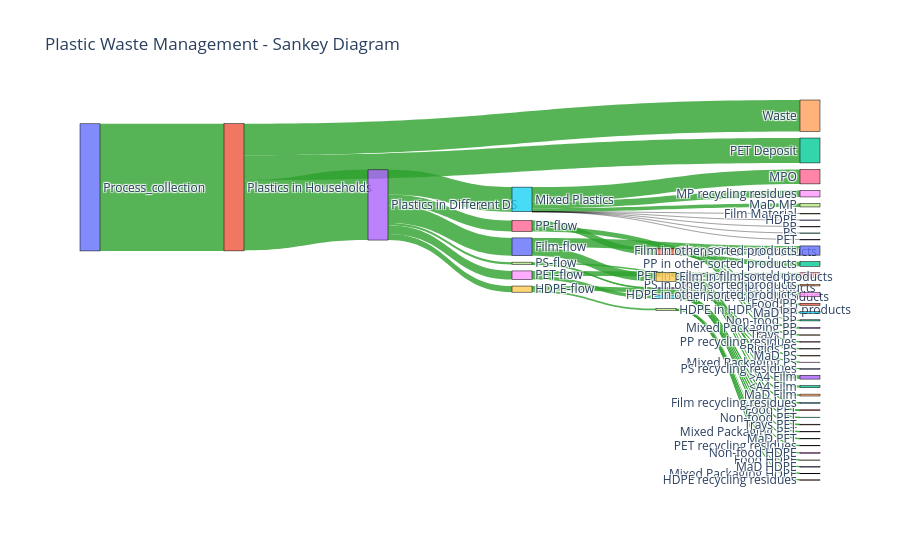

The notebook cell saved with this chart:
### Markdown cell above
## From magir_kam

### Code cell
excel_file_path = r'C:\Users\Master.WR\OneDrive - stud.tu-darmstadt.de\Documents\Fraunhofer\combined_summary_full.xlsx' 

# Load the Excel file
df = pd.read_excel(excel_file_path)
df = df.fillna(method='ffill')
# Extract values from the first row (row index 0)
node_label_1 = df.iloc[0, 0]  # Value at position (0,0)
node_label_2 = df.iloc[0, 1]  # Value at position (0,1)
link_value   = df.iloc[0, 2]  # Value at position (0,2)

# Create the nodes part:
nodes = [
    {'label': node_label_1},
    {'label': node_label_2}
]

# Create the link part:
links = [
    {
        'source': node_label_1,
        'target': node_label_2,
        'value': link_value
    }
]

df = df.drop(columns=['Process Name', 'Input Material Amount'])

node_labels = {node_label_1, node_label_2}

for idx, row in df.iterrows():
    src = row[0]
    tgt = row[1]
    val = row[2]

    if src not in node_labels:
        nodes.append({'label': src})
        node_labels.add(src)

    if tgt not in node_labels:
        nodes.append({'label': tgt})
        node_labels.add(tgt)

    links.append({
        'source': src,
        'target': tgt,
        'value': val
    })

# Add "Mixed Plastics" material composition
material_composition = {
    "Film Material": 45.2,
    "HDPE": 8.0,
    "PP": 7.8,
    "PS": 30.8,
    "PET": 11.9
}

if "Mixed Plastics" not in node_labels:
    nodes.append({'label': "Mixed Plastics"})
    node_labels.add("Mixed Plastics")

# Add material composition nodes and dashed links
for material, value in material_composition.items():
    if material not in node_labels:
        nodes.append({'label': material})
        node_labels.add(material)

    # Add dashed-like links with minimal values and unique color
    links.append({
        'source': "Mixed Plastics",  # "Mixed Plastics" is the source
        'target': material,  # Material as the target
        'value': 0.01  # Minimal value for dashed effect
    })

# Prepare Data for Plotly Sankey
node_labels = [node['label'] for node in nodes]
label_to_index = {label: idx for idx, label in enumerate(node_labels)}

source_indices = [label_to_index[link['source']] for link in links]
target_indices = [label_to_index[link['target']] for link in links]
values = [link['value'] for link in links]

# Assign unique colors for dashed or transparent links
link_colors = []
for link in links:
    if link['value'] == 0.01:  # Dashed-like links (composition)
        link_colors.append("rgba(0, 0, 0, 0.2)")  # Light grey for dashed effect
    else:  # Regular flow links
        link_colors.append("rgba(44, 160, 44, 0.8)")  # Green for regular links

# Create the Sankey Diagram with Plotly
fig = go.Figure(data=[go.Sankey(
    arrangement="freeform",
    node=dict(
        pad=15,
        thickness=20,
        line=dict(color="black", width=0.5),
        label=node_labels,
    ),
    link=dict(
        source=source_indices,
        target=target_indices,
        value=values,
        color=link_colors
    )
)])

# Add layout details
fig.update_layout(title_text="Plastic Waste Management - Sankey Diagram", font_size=12)

fig.show()

### Figure 1 — Plotly figure (JSON) as saved in the notebook; plotly's stock layout.template omitted (floating-point values rounded to 4 significant figures)
{"data": [{"arrangement": "freeform", "link": {"color": ["rgba(44, 160, 44, 0.8)", "rgba(44, 160, 44, 0.8)", "rgba(44, 160, 44, 0.8)", "rgba(44, 160, 44, 0.8)", "rgba(44, 160, 44, 0.8)", "rgba(44, 160, 44, 0.8)", "rgba(44, 160, 44, 0.8)", "rgba(44, 160, 44, 0.8)", "rgba(44, 160, 44, 0.8)", "rgba(44, 160, 44, 0.8)", "rgba(44, 160, 44, 0.8)", "rgba(44, 160, 44, 0.8)", "rgba(44, 160, 44, 0.8)", "rgba(44, 160, 44, 0.8)", "rgba(44, 160, 44, 0.8)", "rgba(44, 160, 44, 0.8)", "rgba(44, 160, 44, 0.8)", "rgba(44, 160, 44, 0.8)", "rgba(44, 160, 44, 0.8)", "rgba(44, 160, 44, 0.8)", "rgba(44, 160, 44, 0.8)", "rgba(44, 160, 44, 0.8)", "rgba(44, 160, 44, 0.8)", "rgba(44, 160, 44, 0.8)", "rgba(44, 160, 44, 0.8)", "rgba(44, 160, 44, 0.8)", "rgba(44, 160, 44, 0.8)", "rgba(44, 160, 44, 0.8)", "rgba(44, 160, 44, 0.8)", "rgba(44, 160, 44, 0.8)", "rgba(44, 160, 44, 0.8)", "rgba(44, 160, 44, 0.8)", "rgba(44, 160, 44, 0.8)", "rgba(44, 160, 44, 0.8)", "rgba(44, 160, 44, 0.8)", "rgba(44, 160, 44, 0.8)", "rgba(44, 160, 44, 0.8)", "rgba(44, 160, 44, 0.8)", "rgba(44, 160, 44, 0.8)", "rgba(44, 160, 44, 0.8)", "rgba(44, 160, 44, 0.8)", "rgba(44, 160, 44, 0.8)", "rgba(44, 160, 44, 0.8)", "rgba(44, 160, 44, 0.8)", "rgba(44, 160, 44, 0.8)", "rgba(44, 160, 44, 0.8)", "rgba(44, 160, 44, 0.8)", "rgba(44, 160, 44, 0.8)", "rgba(0, 0, 0, 0.2)", "rgba(0, 0, 0, 0.2)", "rgba(0, 0, 0, 0.2)", "rgba(0, 0, 0, 0.2)", "rgba(0, 0, 0, 0.2)"], "source": [0, 1, 1, 1, 3, 3, 3, 3, 3, 3, 6, 6, 7, 7, 8, 8, 9, 9, 10, 10, 11, 11, 11, 11, 11, 11, 13, 13, 13, 13, 15, 15, 15, 15, 15, 15, 17, 17, 17, 17, 17, 19, 19, 19, 19, 5, 5, 5, 5, 5, 5, 5, 5], "target": [1, 2, 3, 4, 5, 6, 7, 8, 9, 10, 11, 12, 13, 14, 15, 16, 17, 18, 19, 20, 21, 22, 23, 24, 25, 26, 27, 28, 29, 30, 31, 32, 33, 34, 35, 36, 37, 38, 39, 40, 41, 42, 43, 44, 45, 46, 47, 48, 49, 50, 51, 52, 53], "value": [2170.0, 425, 1199.0, 538.1, 419, 186.2, 38.9, 147, 104.9, 302.7, 106.9, 79.3, 13, 26, 59.5, 87.5, 30.4, 74.6, 145.7, 157, 33.4, 19.6, 15, 6.5, 26.2, 6.1, 8.7, 0.5, 2.8, 1, 15.4, 8.9, 8.3, 12.2, 8.2, 6.5, 2.4, 21, 0.3, 2.7, 3.9, 34.8, 65.5, 32.2, 13.2, 247.2, 60, 111.9, 0.01, 0.01, 0.01, 0.01, 0.01]}, "node": {"label": ["Process_collection", "Plastics in Households", "PET Deposit", "Plastics in Different DS", "Waste", "Mixed Plastics", "PP-flow", "PS-flow", "PET-flow", "HDPE-flow", "Film-flow", "PP in PP sorted products", "PP in other sorted products", "PS in PS sorted products", "PS in other sorted products", "PET in PET sorted products", "PET in other sorted products", "HDPE in HDPE sorted products", "HDPE in other sorted products", "Film in film sorted products", "Film in other sorted products", "Food PP", "Non-food PP", "Mixed Packaging PP", "Trays PP", "MaD PP", "PP recycling residues", "Rigids PS", "Mixed Packaging PS", "MaD PS", "PS recycling residues", "Food PET", "Non-food PET", "Mixed Packaging PET", "Trays PET", "MaD PET", "PET recycling residues", "Food HDPE", "Non-food HDPE", "Mixed Packaging HDPE", "MaD HDPE", "HDPE recycling residues", "<A4 Film", ">A4 Film", "MaD Film", "Film recycling residues", "MPO", "MaD MP", "MP recycling residues", "Film Material", "HDPE", "PP", "PS", "PET"], "line": {"color": "black", "width": 0.5}, "pad": 15, "thickness": 20}, "type": "sankey"}], "layout": {"font": {"size": 12}, "title": {"text": "Plastic Waste Management - Sankey Diagram"}}}
